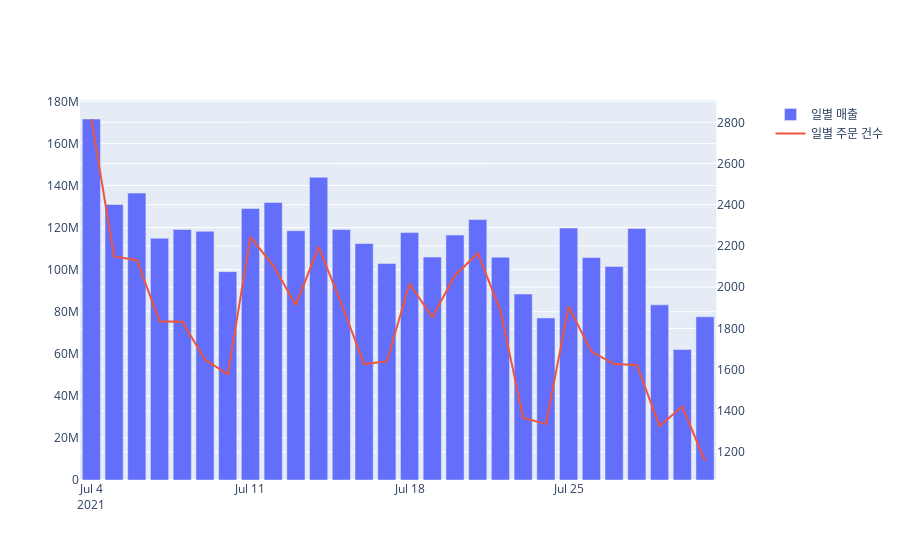

The notebook cell saved with this chart:
### Markdown cell above
- 7월 전체 매출은 하향 추세이다.
- 매주 일요일(7-4, 7-11, 7-18, 7-25), 7월7일을 제외한 수요일(7-14, 7-21, 7-28)에 주기적으로 매출이 상승한다.
- 목요일부터 토요일까지는 매출이 햐향 추세이다.

### Code cell
# 일별 매출 및 주문 건수
fig = make_subplots(specs=[[{'secondary_y':True}]])
fig.add_trace(go.Bar(name='일별 매출' 
                     , x=df['date']
                     , y=df['sales'])
                     , secondary_y=False
                     )
fig.add_trace(go.Scatter(name='일별 주문 건수', x=df['date'], y=df['daily_ord_cnt'])
							, secondary_y=True)

### Figure 1 — Plotly figure (JSON) as saved in the notebook; plotly's stock layout.template omitted (floating-point values rounded to 4 significant figures)
{"data": [{"name": "일별 매출", "type": "bar", "x": ["2021-07-04", "2021-07-05", "2021-07-06", "2021-07-07", "2021-07-08", "2021-07-09", "2021-07-10", "2021-07-11", "2021-07-12", "2021-07-13", "2021-07-14", "2021-07-15", "2021-07-16", "2021-07-17", "2021-07-18", "2021-07-19", "2021-07-20", "2021-07-21", "2021-07-22", "2021-07-23", "2021-07-24", "2021-07-25", "2021-07-26", "2021-07-27", "2021-07-28", "2021-07-29", "2021-07-30", "2021-07-31"], "xaxis": "x", "y": [171613020, 131001410, 136426530, 114904944, 119097030, 118223970, 99051744, 129079544, 131912064, 118485024, 143902530, 119068176, 112425904, 102961360, 117604600, 105969850, 116455824, 123795416, 105936530, 88422304, 77059456, 119768416, 105750160, 101509144, 119533984, 83252744, 61994872, 77604600], "yaxis": "y"}, {"name": "일별 주문 건수", "type": "scatter", "x": ["2021-07-04", "2021-07-05", "2021-07-06", "2021-07-07", "2021-07-08", "2021-07-09", "2021-07-10", "2021-07-11", "2021-07-12", "2021-07-13", "2021-07-14", "2021-07-15", "2021-07-16", "2021-07-17", "2021-07-18", "2021-07-19", "2021-07-20", "2021-07-21", "2021-07-22", "2021-07-23", "2021-07-24", "2021-07-25", "2021-07-26", "2021-07-27", "2021-07-28", "2021-07-29", "2021-07-30", "2021-07-31"], "xaxis": "x", "y": [2816, 2149, 2131, 1835, 1833, 1649, 1577, 2243, 2105, 1914, 2196, 1920, 1627, 1640, 2017, 1855, 2057, 2165, 1887, 1367, 1336, 1906, 1688, 1627, 1623, 1327, 1421, 1157], "yaxis": "y2"}], "layout": {"autosize": true, "xaxis": {"anchor": "y", "autorange": true, "domain": [0, 0.94], "range": ["2021-07-03 12:00", "2021-07-31 12:00"], "type": "date"}, "yaxis": {"anchor": "x", "autorange": true, "domain": [0, 1], "range": [0, 180600000.0], "type": "linear"}, "yaxis2": {"anchor": "x", "autorange": true, "overlaying": "y", "range": [1065.0, 2908.0], "side": "right", "type": "linear"}}}
